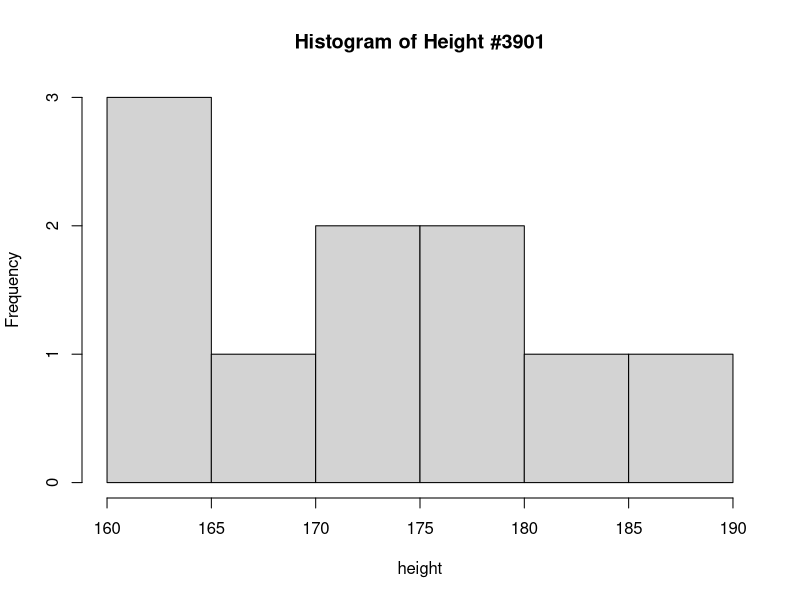
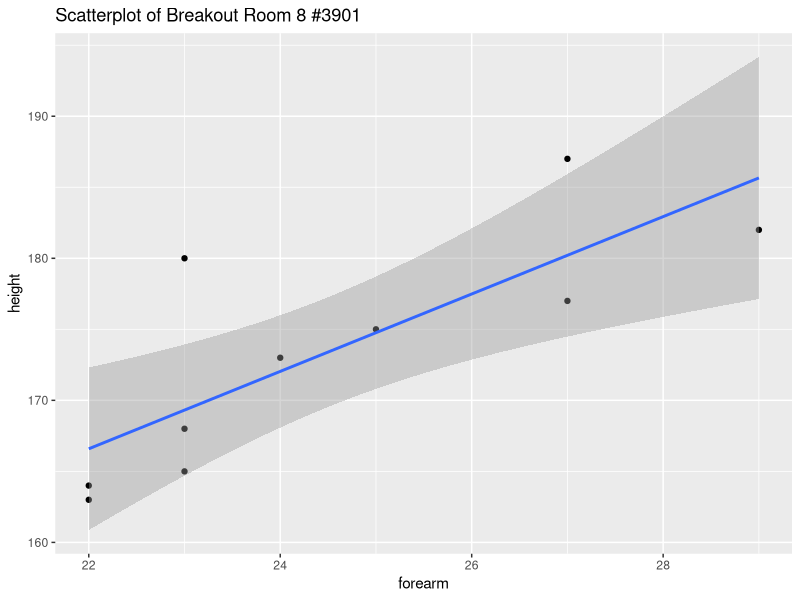
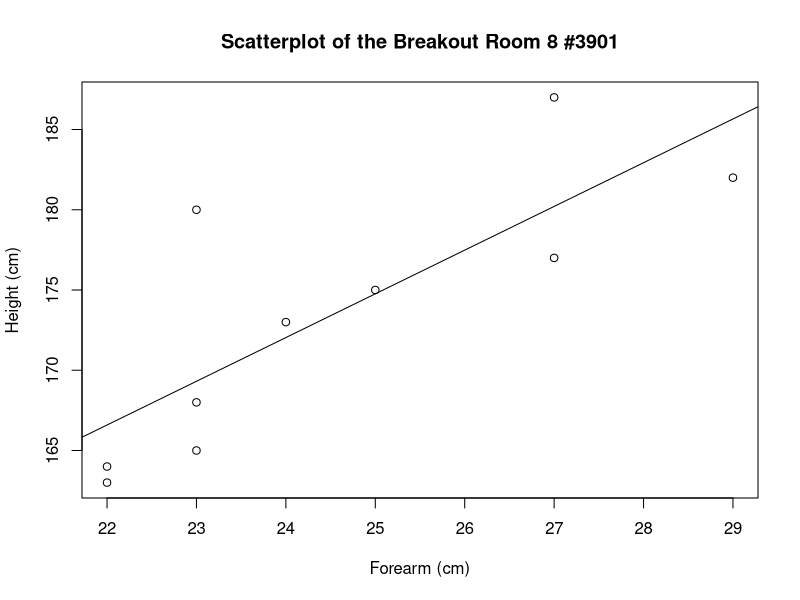

Here is the R script that generated these plots, in order:
## ---- chunk 1
sample_data <- read.csv("forearm_height.csv")
attach(sample_data)
library(tidyverse)
## ---- chunk 2
hist(height, main="Histogram of Height #3901")
## ---- chunk 3
summary(sample_data)
## ---- chunk 4
ggplot(sample_data, aes(x=forearm,y=height)) + geom_point() + geom_smooth(method = lm) + labs(title="Scatterplot of Breakout Room 8 #3901")
## ---- chunk 5
lmod = lm(height~forearm)
summary(lmod)
plot(forearm, height, xlab="Forearm (cm)", ylab = "Height (cm)", main = "Scatterplot of the Breakout Room 8 #3901")
abline(lmod)
